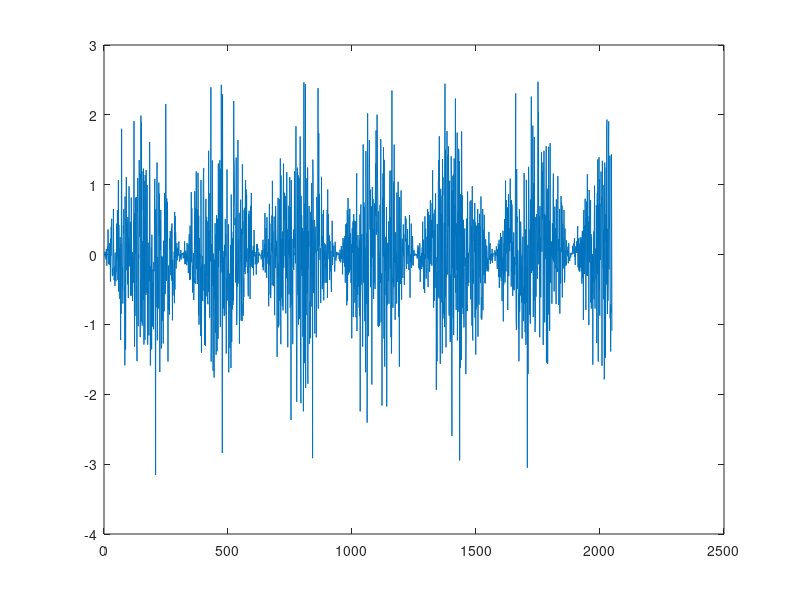
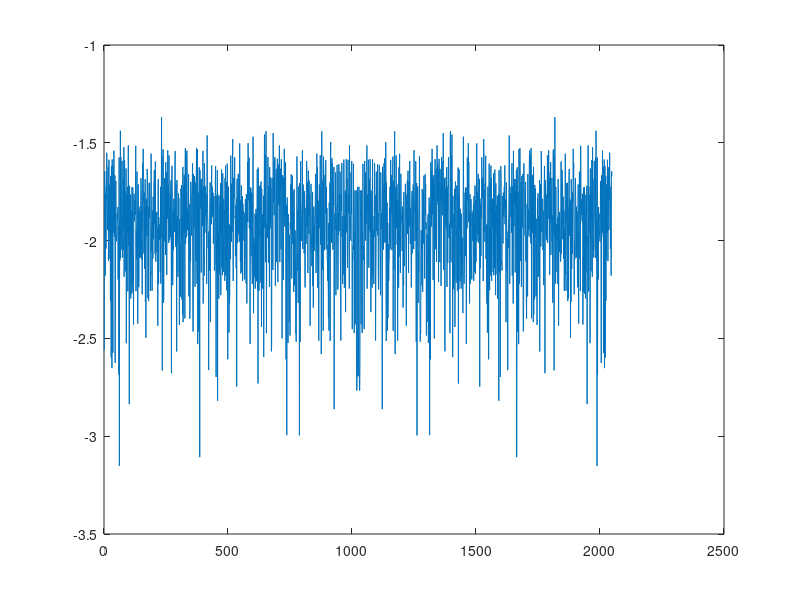

Recreate these plots in MATLAB, in order. (Note: this script raises an error after producing the figures.)
up = 2048;
N = 1:up;
Fs = 1000;
f = sin(N/100).*randn(1, up);
figure;
plot(N, f);
ifftf = ifft(f);
% fftf_shift = fftshift(fftf);
figure;
plot(N, log10(abs(ifftf)));
% plot(N, log10(abs(fftf_shift)));
player = audioplayer(f, Fs);
play(player);
% player2 = audioplayer(abs(ifftf), Fs);
% play(player2);